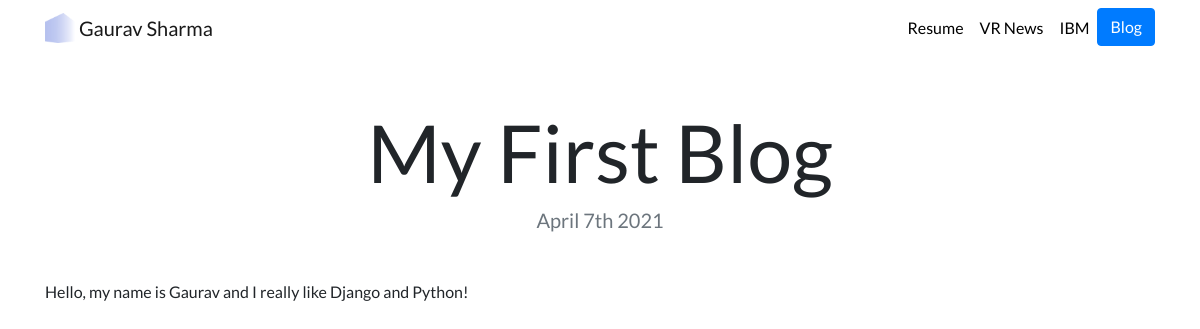
Page /blog/1/ on the committed database.
### blog/models.py (models this page shows, shortened)
class Blog(models.Model):
    title = models.CharField(max_length=200)
    description = models.TextField()
    date = models.DateField()

### blog/views.py (the view)
# urls.py: path('<int:blog_id>/', views.detail, name='detail'),
def detail(request, blog_id):
    blog = get_object_or_404(Blog, pk=blog_id)
    return render(request, 'blog/detail.html', {'blog':blog})

### blog/templates/blog/detail.html
{% extends "portfolio/base.html" %}
{% load static %}
{% block content %}
<h1 class="text-center mt-5" id="blogdetailtitle">{{ blog.title }}</h1>
<h5 class="text-center text-muted mb-5">{{ blog.date|date:'F jS Y' }}</h5>
{{ blog.description|safe }}
{% endblock %}

### portfolio/static/portfolio/custom.css (style rules this page uses)
body { font-family: 'Lato', sans-serif; }
@media (min-width: 992px) { #blogdetailtitle { font-size: 5rem; } }

### rows in the picture
Blog: title "My First Blog", date "April 7th 2021", description "Hello, my name is Gaurav and I really like Django and Python!"
